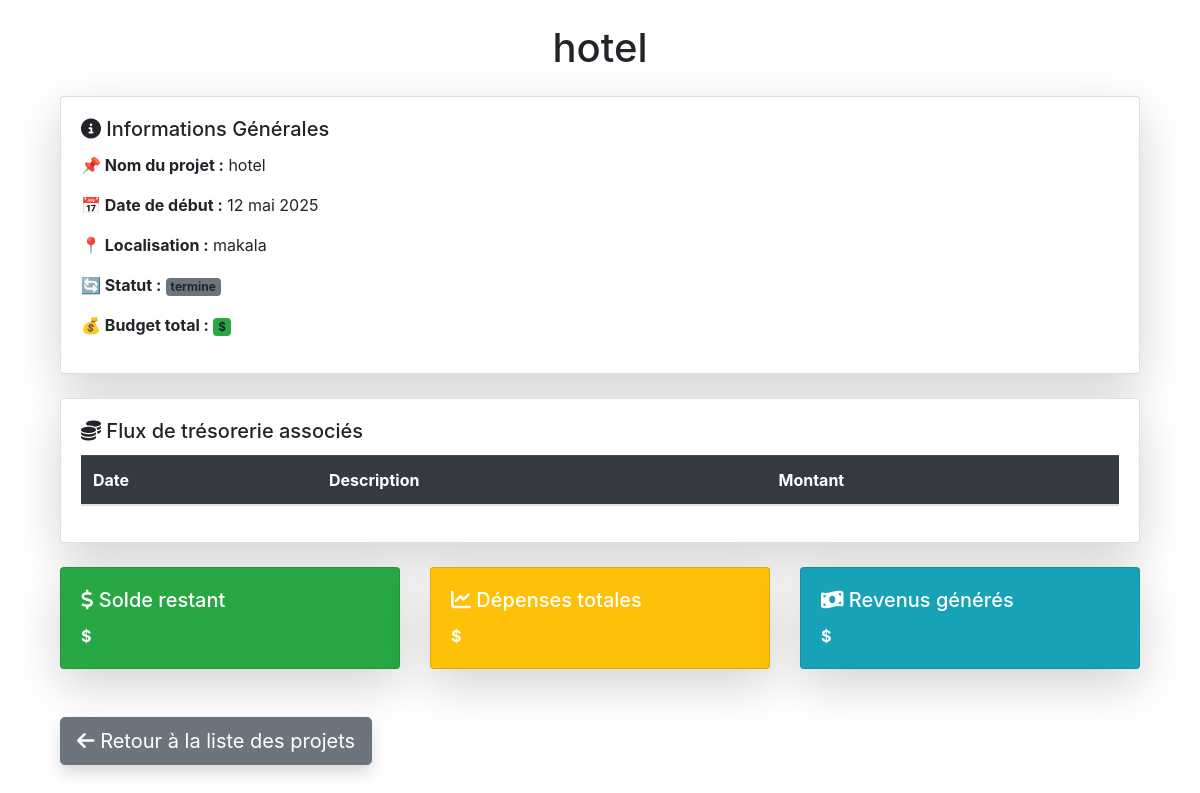
Page /projet/details/2/ (signed in) on the committed database.
### entreprise/models.py (models this page shows, shortened)
class Projet(models.Model):
    company = models.ForeignKey('Company', on_delete=models.CASCADE, verbose_name="Entreprise associée")
    projet_name = models.CharField(max_length=255, verbose_name="Nom du projet")
    project_code = models.CharField(max_length=100, unique=True, verbose_name="Code du projet")
    start_date = models.DateField(verbose_name="Date de début")
    end_date = models.DateField(null=True, blank=True, verbose_name="Date de fin")
    location = models.CharField(max_length=255, verbose_name="Localisation")
    STATUS_CHOICES = [
        ('en_cours', 'En cours'),
        ('termine', 'Terminé'),
        ('a_demarrer', 'À démarrer'),
    ]
    status = models.CharField(max_length=20, choices=STATUS_CHOICES, default='a_demarrer', verbose_name="Statut")
    created_at = models.DateTimeField(auto_now_add=True, verbose_name="Date de création")
    updated_at = models.DateTimeField(auto_now=True, verbose_name="Dernière mise à jour")

### entreprise/views.py (the view)
# urls.py: path('projet/details/<int:projet_id>/', details_projet, name='details_projet'),
@login_required
def details_projet(request, projet_id):
    projet = get_object_or_404(Projet, pk=projet_id)
    transactions = Tresorerie.objects.filter(projet=projet)
    return render(request, './projets/details_projet.html', {'projet': projet, 'transactions': transactions})

### entreprise/templates/projets/details_projet.html (shortened to what this page needs)
{% extends "base_templates.html" %}
{% block contenu %}
<div class="container mt-4 mb-4">
    <h1 class="text-center mb-4">{{ projet.projet_name }}</h1>
    <div class="card shadow-lg mb-4">
        <div class="card-body">
            <h5 class="card-title"><i class="fas fa-info-circle"></i> Informations Générales</h5>
            <p><strong>📌 Nom du projet :</strong> {{ projet.projet_name }}</p>
            <p><strong>📅 Date de début :</strong> {{ projet.start_date }}</p>
            <p><strong>📍 Localisation :</strong> {{ projet.location }}</p>
            <p><strong>🔄 Statut :</strong>
                <span class="badge {% if projet.status == 'en_cours' %} bg-success {% elif projet.status == 'termine' %} bg-secondary {% else %} bg-warning {% endif %}">
                    {{ projet.status }}
                </span>
            </p>
            <p><strong>💰 Budget total :</strong> <span class="badge bg-success">${{ projet.budget_total }}</span></p>
        </div>
    </div>
    <div class="card shadow-lg mb-4">
        <div class="card-body">
            <h5 class="card-title"><i class="fas fa-coins"></i> Flux de trésorerie associés</h5>
            <div class="table-responsive">
                <table class="table table-striped table-hover">
                    <thead class="table-dark">
                        <tr>
                            <th>Date</th>
                            <th>Description</th>
                            <th>Montant</th>
                        </tr>
                    </thead>
                </table>
            </div>
        </div>
    </div>
    <div class="row mb-4">
        <div class="col-md-4">
            <div class="card text-white bg-success shadow-lg mb-4">
                <div class="card-body">
                    <h5 class="card-title"><i class="fas fa-dollar-sign"></i> Solde restant</h5>
                    <p class="card-text"><strong>${{ projet.solde_restant }}</strong></p>
                </div>
            </div>
        </div>
        <div class="col-md-4">
            <div class="card text-white bg-warning shadow-lg mb-4">
                <div class="card-body">
                    <h5 class="card-title"><i class="fas fa-chart-line"></i> Dépenses totales</h5>
                    <p class="card-text"><strong>${{ projet.depenses_totales }}</strong></p>
                </div>
            </div>
        </div>
        <div class="col-md-4">
            <div class="card text-white bg-info shadow-lg mb-4">
                <div class="card-body">
                    <h5 class="card-title"><i class="fas fa-money-bill-wave"></i> Revenus générés</h5>
                    <p class="card-text"><strong>${{ projet.revenus_generes }}</strong></p>
                </div>
            </div>
        </div>
    </div>
    <div class="d-flex justify-content-between mt-4">
        <a href="{% url 'projet' %}" class="btn btn-secondary btn-lg shadow"><i class="fas fa-arrow-left"></i> Retour à la liste des projets</a>
    </div>
</div>
{% endblock contenu %}

### rows in the picture
Projet: projet_name "hotel", start_date "12 mai 2025", location "makala", status "termine"
